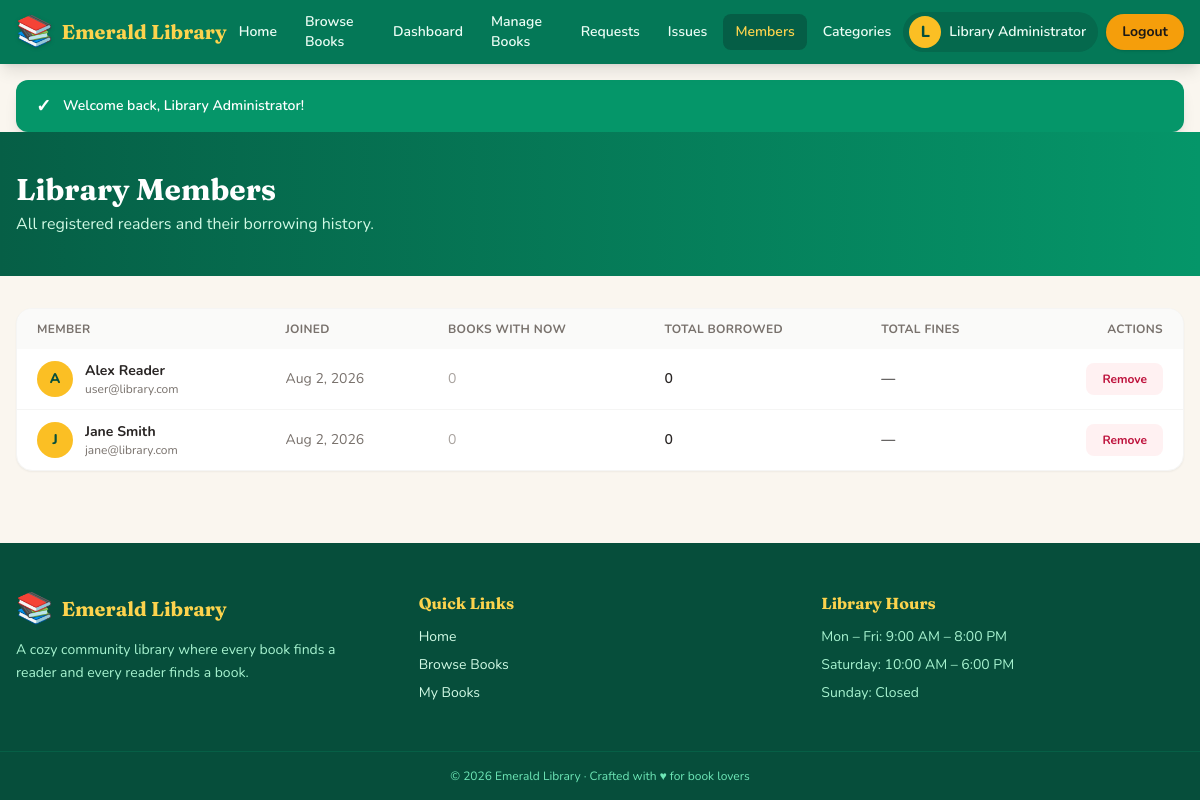
/admin/members.php (signed in), run on the app's committed database.
### tables this page shows
CREATE TABLE users (
  id INT AUTO_INCREMENT PRIMARY KEY,
  name VARCHAR(100) NOT NULL,
  email VARCHAR(150) NOT NULL UNIQUE,
  password VARCHAR(255) NOT NULL,
  role ENUM('admin','user') NOT NULL DEFAULT 'user',
  created_at TIMESTAMP DEFAULT CURRENT_TIMESTAMP
);

### auth.php (called while the page is built, shortened)
<?php
function e($value) {
    return htmlspecialchars((string)$value, ENT_QUOTES, 'UTF-8');
}

### admin/members.php (the view, shortened to what this page needs)
<?php
require_once __DIR__ . '/../auth.php';
$members = $conn->query("
    SELECT u.id, u.name, u.email, u.created_at,
           (SELECT COUNT(*) FROM issues i WHERE i.user_id=u.id AND i.status='issued') AS issued_now,
           (SELECT COUNT(*) FROM issues i WHERE i.user_id=u.id) AS total_borrowed,
           (SELECT COALESCE(SUM(i.fine),0) FROM issues i WHERE i.user_id=u.id AND i.status='returned') AS total_fines
    FROM users u
    WHERE u.role='user'
    ORDER BY u.created_at DESC");
include __DIR__ . '/../inc/header.php';
?>
<section class="bg-gradient-to-r from-brand-800 to-brand-600 text-white">
    <div class="max-w-7xl mx-auto px-4 py-10">
        <h1 class="font-display text-3xl font-bold">Library Members</h1>
        <p class="text-brand-100 mt-1">All registered readers and their borrowing history.</p>
    </div>
</section>
<section class="max-w-7xl mx-auto px-4 mt-8">
    <div class="bg-white rounded-2xl shadow-sm border border-stone-100 overflow-hidden">
        <div class="overflow-x-auto">
            <table class="w-full text-sm">
                <thead>
                    <tr class="bg-stone-50 text-left text-xs uppercase tracking-wide text-stone-500">
                        <th class="px-5 py-3 font-bold">Member</th>
                        <th class="px-5 py-3 font-bold">Joined</th>
                        <th class="px-5 py-3 font-bold">Books with now</th>
                        <th class="px-5 py-3 font-bold">Total borrowed</th>
                        <th class="px-5 py-3 font-bold">Total fines</th>
                        <th class="px-5 py-3 font-bold text-right">Actions</th>
                    </tr>
                </thead>
                <tbody class="divide-y divide-stone-100">
                    <?php if ($members && $members->num_rows): while ($m = $members->fetch_assoc()): ?>
                    <tr class="hover:bg-cream">
                        <td class="px-5 py-3">
                            <div class="flex items-center gap-3">
                                <span class="w-9 h-9 rounded-full bg-gold-400 text-brand-900 font-extrabold flex items-center justify-center shrink-0"><?= e(strtoupper(mb_substr($m['name'], 0, 1))) ?></span>
                                <div class="min-w-0">
                                    <p class="font-bold text-stone-800 truncate"><?= e($m['name']) ?></p>
                                    <p class="text-xs text-stone-500 truncate"><?= e($m['email']) ?></p>
                                </div>
                            </div>
                        </td>
                        <td class="px-5 py-3 text-stone-500"><?= e(date('M j, Y', strtotime($m['created_at']))) ?></td>
                        <td class="px-5 py-3">
                            <?php if ((int)$m['issued_now'] > 0): ?>
                                <span class="bg-gold-100 text-gold-800 text-xs font-bold px-3 py-1 rounded-full"><?= (int)$m['issued_now'] ?></span>
                            <?php else: ?>
                                <span class="text-stone-400">0</span>
                            <?php endif; ?>
                        </td>
                        <td class="px-5 py-3 font-semibold"><?= (int)$m['total_borrowed'] ?></td>
                        <td class="px-5 py-3 font-semibold"><?= (float)$m['total_fines'] > 0 ? '$' . number_format($m['total_fines'], 2) : '—' ?></td>
                        <td class="px-5 py-3 text-right">
                            <form method="post" data-confirm="Remove this member? Their history will be deleted." class="inline">
                                <button type="submit" class="text-xs font-bold text-rose-700 bg-rose-50 hover:bg-rose-100 px-4 py-2 rounded-lg transition">Remove</button>
                            </form>
                        </td>
                    </tr>
                    <?php endwhile; else: ?>
                    <tr><td colspan="6" class="px-5 py-10 text-center text-stone-500">No members yet.</td></tr>
                    <?php endif; ?>
                </tbody>
            </table>
        </div>
    </div>
</section>
<?php include __DIR__ . '/../inc/footer.php'; ?>

### assets/css/style.css (style rules this page uses)
body { font-family: 'Nunito', ui-sans-serif, system-ui, sans-serif; }
h1, h2, h3, h4, .font-display { font-family: 'Fraunces', Georgia, serif; }

### data on the page
users: name "A", name "Alex Reader", email "user@library.com", created_at "Aug 2, 2026", total_borrowed "0"
users: name "J", name "Jane Smith", email "jane@library.com", created_at "Aug 2, 2026", total_borrowed "0"

### other printed values
$item['label'] "Home"
$item['label'] "Browse Books"
$item['label'] "Dashboard"
$item['label'] "Manage Books"
$item['label'] "Requests"
$item['label'] "Issues"
$item['label'] "Members"
$item['label'] "Categories"
mb_substr($user['name'], 0, 1) "L"
$user['name'] "Library Administrator"
$fc['icon'] "✓"
$flash['message'] "Welcome back, Library Administrator!"
